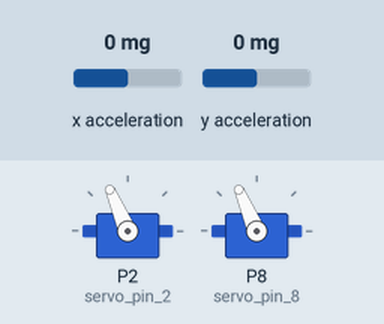
The program below on a simulated BBC micro:bit running MicroPython. On the bench: 2 × servo. The inputs (shaded band) are chosen by the test bench; at power-on: x acceleration 0 mg, y acceleration 0 mg. Servo angles are drawn from the pulse width (0.5 ms = 0°, 2.5 ms = 180°).

Above: at 1.2 s.
1.3 s: x acceleration set to -750 mg
At 2.5 s:
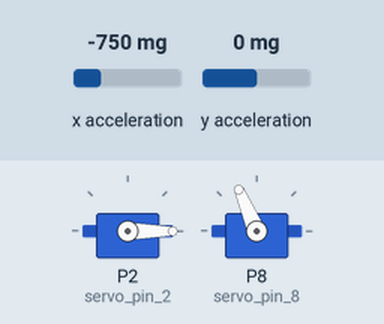
2.8 s: y acceleration set to -750 mg
At 3.3 s:
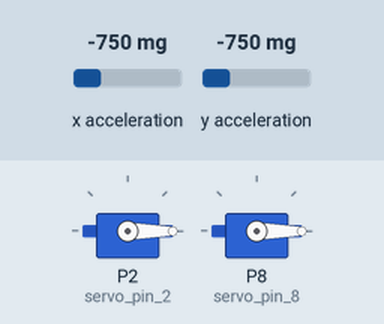
4.3 s: x acceleration set to 0 mg
At 5.5 s:
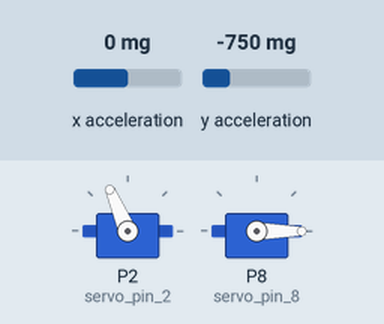
5.8 s: y acceleration set to 0 mg
At 6.3 s:
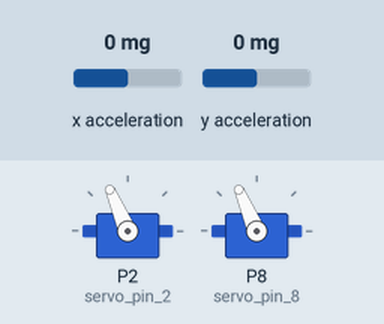
Timing chart, 0 to 8.3 s (numbered marks = the images above; inputs shaded):
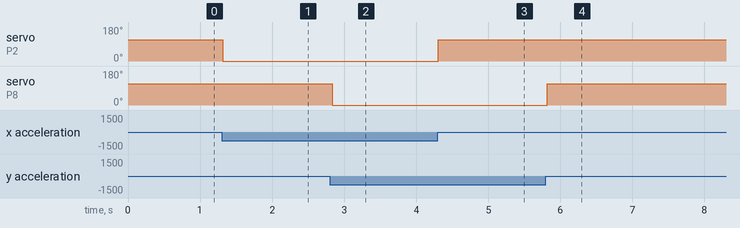

The program:

control_servos_acelerometro.py
```python
from microbit import *
import neopixel
import math

# Función para mapear el valor del acelerómetro a ángulo del servo
def map_value(value, from_low, from_high, to_low, to_high):
    return (value - from_low) * (to_high - to_low) // (from_high - from_low) + to_low

# Inicializar servos en pines 0 y 1
servo_pin_2 = pin2
servo_pin_8 = pin8

while True:
    # Leer valores del acelerómetro
    x = accelerometer.get_x()
    y = accelerometer.get_y()

    # Mapear valores del acelerómetro (de -1024 a 1024) a ángulos del servo (de 0 a 180)
    angle_x = map_value(x, -1024, 1024, 0, 180)
    angle_y = map_value(y, -1024, 1024, 0, 180)

    # Mover servos a los ángulos correspondientes
    servo_pin_2.write_analog(angle_x)
    servo_pin_8.write_analog(angle_y)

    # Pausar para evitar sobrecarga
    sleep(50)
```

Measured:
- after the input at 1.3 s, servo on P2 (servo_pin_2): 113° → 0° at once
- after the input at 2.8 s, servo on P8 (servo_pin_8): 113° → 0° at once
- after the input at 4.3 s, servo on P2 (servo_pin_2): 0° → 113° at once
- after the input at 5.8 s, servo on P8 (servo_pin_8): 0° → 113° at once
